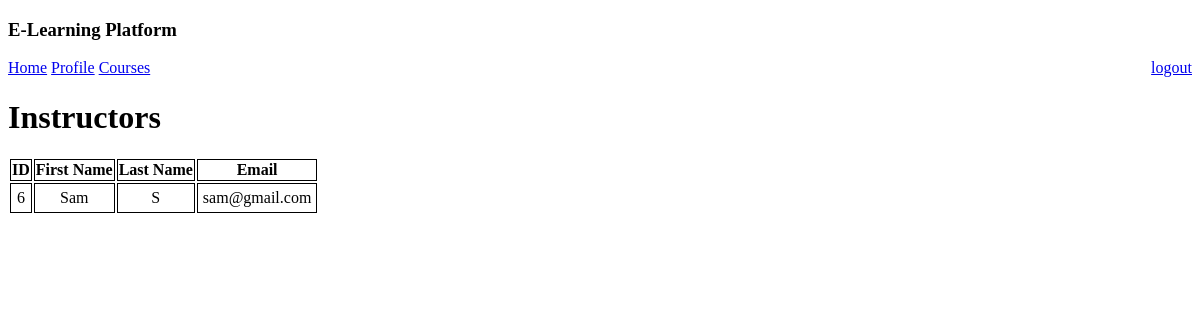
/instructor/list (signed in), run on an earlier commit of the app's database.
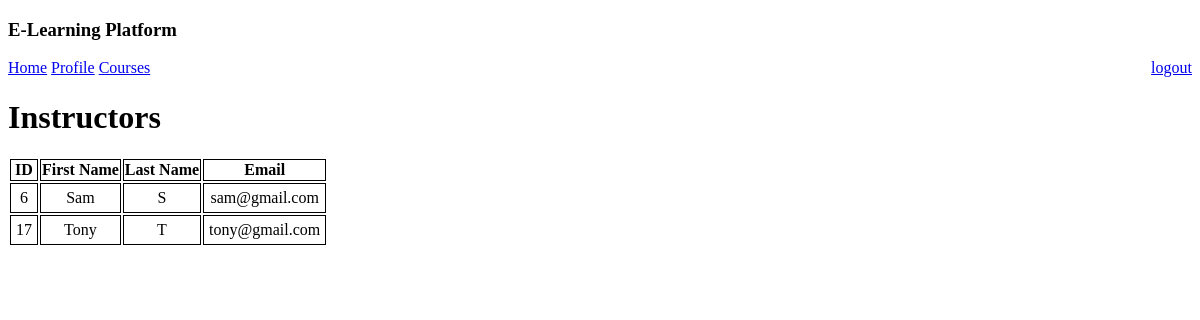
And on a later commit of the database.
### e_learn/models.py (models this page shows)
class User(AbstractUser):
    is_student = models.BooleanField(default=False)
    is_instructor = models.BooleanField(default=False)
    is_institution = models.BooleanField(default=False)

### e_learn/views.py (the view)
# urls.py: path('instructor/list', views.instructor_list, name='instructor_list'),
@login_required(login_url='institution_login')
def instructor_list(request):
    try:
        current_institution = Institution.objects.get(user=request.user)
    except Exception as e:
        return render(request, 'institution_home.html', {'msg': 'Institution details not found!'})
    try:
        details_lst = UserInstitutionRelation.objects.filter(institution=current_institution, is_instructor=True)
        instructor_lst = []
        for i in details_lst:
            instructor_lst.append(i.user)
        if len(instructor_lst) == 0:
            return render(request, 'institution_home.html',
                          {'msg': 'Instructors not registered yet, try registering a new Instructor!'})
        return render(request, 'institution_users_list.html', {'user_list': instructor_lst, 'instructor_exist': True})
    except Exception as e:
        return render(request, 'institution_home.html',
                      {'msg': 'Instructors not registered yet, try registering a new Instructor!'})

### e_learn/templates/institution_users_list.html
{% extends "base_loggedIn.html" %}
{% block body %}
    <a href="{% url 'institution_home' %}">Home</a>
    <a href="{% url 'institution_home' %}?request_profile=True">Profile</a>
    <a href="{% url 'course_list' %}">Courses</a>
    {% if student_exist %}
        <h1>Students</h1>
    {% else %}
        <h1>Instructors</h1>
    {% endif %}
    {% if student_exist or instructor_exist %}
        <table>
            <thead>
                <tr>
                    <th scope="col" style="border: 1px solid black;"> ID </th>
                    <th scope="col" style="border: 1px solid black;"> First Name </th>
                    <th scope="col" style="border: 1px solid black;"> Last Name </th>
                    <th scope="col" style="border: 1px solid black;"> Email </th>
                </tr>
            </thead>
            <tbody>
                {% for user in user_list %}
                    <tr>
                        <td style="border: 1px solid black;padding: 5px" align="center">{{ user.id }}</td>
                        <td style="border: 1px solid black;padding: 5px" align="center">{{ user.first_name }}</td>
                        <td style="border: 1px solid black;padding: 5px" align="center">{{ user.last_name }}</td>
                        <td style="border: 1px solid black;padding: 5px" align="center">{{ user.email }}</td>
                    </tr>
                {% endfor %}
            </tbody>
        </table>
    {% endif %}
    <br> <br> {{ msg }}
{% endblock %}

What changed in the data, as far as the page shows it:
added User: id "17", first_name "Tony", last_name "T", email "tony@gmail.com"
